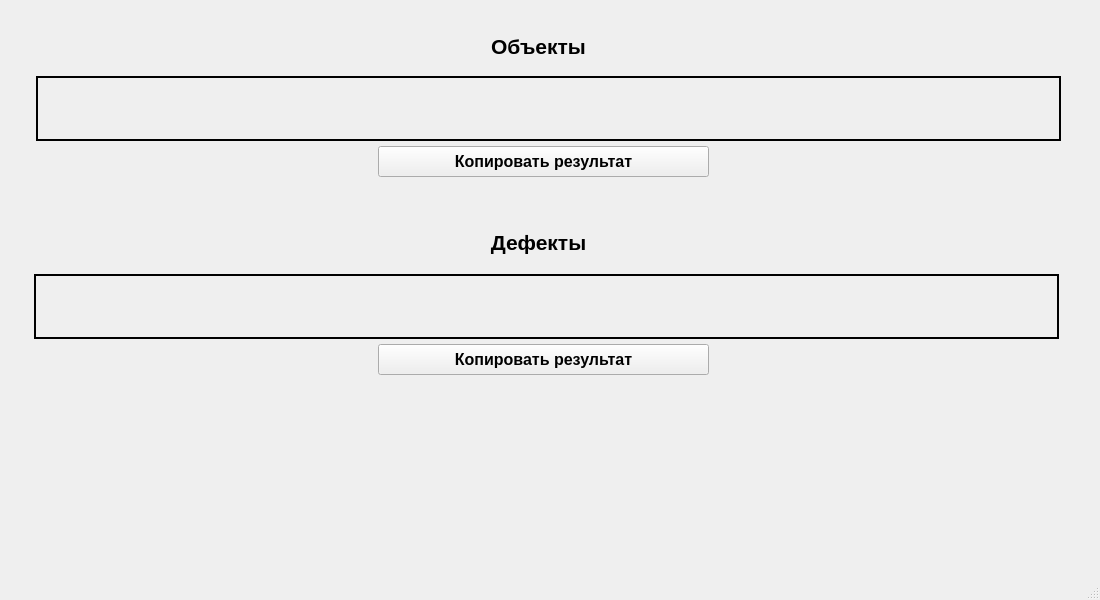
<?xml version="1.0" encoding="UTF-8"?>
<ui version="4.0">
 <class>MainWindow</class>
 <widget class="QMainWindow" name="MainWindow">
  <property name="geometry">
   <rect>
    <x>0</x>
    <y>0</y>
    <width>1100</width>
    <height>600</height>
   </rect>
  </property>
  <property name="minimumSize">
   <size>
    <width>1100</width>
    <height>600</height>
   </size>
  </property>
  <property name="maximumSize">
   <size>
    <width>1100</width>
    <height>16777215</height>
   </size>
  </property>
  <property name="windowTitle">
   <string>Ответ нейронной сети</string>
  </property>
  <widget class="QWidget" name="centralwidget">
   <widget class="QWidget" name="gridLayoutWidget_4">
    <property name="geometry">
     <rect>
      <x>36</x>
      <y>76</y>
      <width>1025</width>
      <height>65</height>
     </rect>
    </property>
    <layout class="QGridLayout" name="gridLayout_4"/>
   </widget>
   <widget class="QLabel" name="canvas_7">
    <property name="geometry">
     <rect>
      <x>36</x>
      <y>76</y>
      <width>1025</width>
      <height>65</height>
     </rect>
    </property>
    <property name="sizePolicy">
     <sizepolicy hsizetype="MinimumExpanding" vsizetype="MinimumExpanding">
      <horstretch>0</horstretch>
      <verstretch>0</verstretch>
     </sizepolicy>
    </property>
    <property name="frameShape">
     <enum>QFrame::Box</enum>
    </property>
    <property name="lineWidth">
     <number>2</number>
    </property>
    <property name="text">
     <string/>
    </property>
   </widget>
   <widget class="QLabel" name="canvas_8">
    <property name="geometry">
     <rect>
      <x>34</x>
      <y>274</y>
      <width>1025</width>
      <height>65</height>
     </rect>
    </property>
    <property name="sizePolicy">
     <sizepolicy hsizetype="MinimumExpanding" vsizetype="MinimumExpanding">
      <horstretch>0</horstretch>
      <verstretch>0</verstretch>
     </sizepolicy>
    </property>
    <property name="frameShape">
     <enum>QFrame::Box</enum>
    </property>
    <property name="lineWidth">
     <number>2</number>
    </property>
    <property name="text">
     <string/>
    </property>
   </widget>
   <widget class="QWidget" name="gridLayoutWidget_5">
    <property name="geometry">
     <rect>
      <x>34</x>
      <y>274</y>
      <width>1025</width>
      <height>65</height>
     </rect>
    </property>
    <layout class="QGridLayout" name="gridLayout_5"/>
   </widget>
   <widget class="QPushButton" name="pushButton_4">
    <property name="geometry">
     <rect>
      <x>378</x>
      <y>146</y>
      <width>331</width>
      <height>31</height>
     </rect>
    </property>
    <property name="font">
     <font>
      <family>Arial</family>
      <pointsize>12</pointsize>
      <weight>75</weight>
      <bold>true</bold>
     </font>
    </property>
    <property name="text">
     <string>Копировать результат</string>
    </property>
   </widget>
   <widget class="QPushButton" name="pushButton_5">
    <property name="geometry">
     <rect>
      <x>378</x>
      <y>344</y>
      <width>331</width>
      <height>31</height>
     </rect>
    </property>
    <property name="font">
     <font>
      <family>Arial</family>
      <pointsize>12</pointsize>
      <weight>75</weight>
      <bold>true</bold>
     </font>
    </property>
    <property name="text">
     <string>Копировать результат</string>
    </property>
   </widget>
   <widget class="QLabel" name="label_3">
    <property name="geometry">
     <rect>
      <x>318</x>
      <y>31</y>
      <width>441</width>
      <height>31</height>
     </rect>
    </property>
    <property name="font">
     <font>
      <family>Arial</family>
      <pointsize>16</pointsize>
      <weight>75</weight>
      <bold>true</bold>
     </font>
    </property>
    <property name="text">
     <string>Объекты</string>
    </property>
    <property name="alignment">
     <set>Qt::AlignCenter</set>
    </property>
   </widget>
   <widget class="QLabel" name="label_4">
    <property name="geometry">
     <rect>
      <x>318</x>
      <y>227</y>
      <width>441</width>
      <height>31</height>
     </rect>
    </property>
    <property name="font">
     <font>
      <family>Arial</family>
      <pointsize>16</pointsize>
      <weight>75</weight>
      <bold>true</bold>
     </font>
    </property>
    <property name="text">
     <string>Дефекты</string>
    </property>
    <property name="alignment">
     <set>Qt::AlignCenter</set>
    </property>
   </widget>
  </widget>
  <widget class="QStatusBar" name="statusbar"/>
 </widget>
 <resources/>
 <connections/>
</ui>
